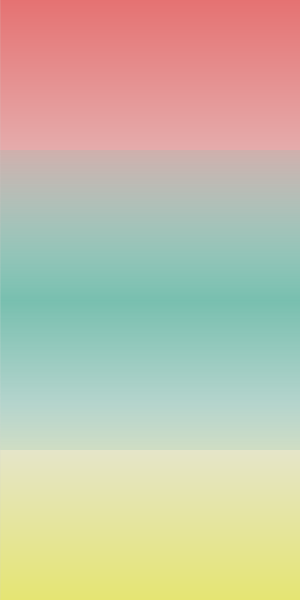
Frame 1 (no input)
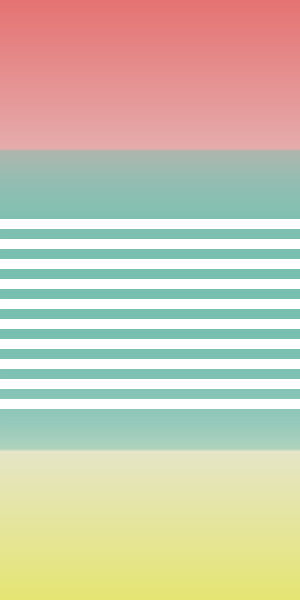
Frame 60 (the mouse pressed at the canvas centre just before this capture)
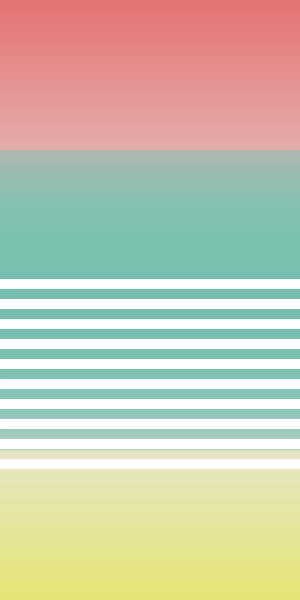
Frame 120 (the mouse held since frame 60 and released just before this capture)

The Processing sketch that drew these frames (run headless with seeded random() and noise(); from frame 60 on, the mouse is pressed at the canvas centre):

// Processing sketch: processing_168853
// ── processing_168853.pde

int k = 1;
int currentTime=0;


void setup() {
  size(300, 600);
  colorMode(HSB, 360, 100, 100, 100);
  frameRate(25);
}

void draw() {

  //------------01--------

  for (int y=0; y<height/2; y++) {
    float col= map(y, 0, height/2, 50, 0);
    stroke(600, col, 90);
    line(0, y, width, y);
  }
  //-------02----------

  for (int y1=height/2; y1<height; y1++) {
    float col= map(y1, 400, height, 0, 50);
    stroke(60, col, 90);
    line(0, y1, width, y1);
  }
  //-------03------

  for (int y1=height/4; y1<height/2; y1++) {
    float col1= map(y1, height/4, height/2, 20, 100);
    stroke(167, 37, 75, col1);
    line(0, y1, width, y1);
  }

  for (int y1=height/2; y1<height*3/4; y1++) {
    float col1= map(y1, height/2, height*3/4, 100, 20);
    stroke(167, 37, 75, col1);
    line(0, y1, width, y1);
  }


  //---------timer-------------


  // while(time1<100000) {

  //for(i=-100; i<2000; i
  int time1 = millis();
  int time = (time1-currentTime);

  // println(time);




  if (time >= 1000)
  {
    wave(height/4);
    //currentTime=time1;
  }
}

//////////// USER's //////////////////////
//----------wave------------


void wave(int y1)
{
  pushMatrix();
  translate(0, y1+k);
  for (float y=0; y<k*3; y=y+k*0.5) {

    strokeWeight(3);
    stroke(int(random(180, 220)), 60, 55, 50);
    noStroke();
    float a = sq(300);   // Sets 'a' to 1
    float b = sq(300);  // Sets 'b' to 25
    float c = sq(300);   // Sets 'c' to 81
    float d = sq(300); // Sets 'd' to 100
    float e = sq(300);  // Sets 'e' to 110
    float f = sq(300); // Sets 'f' to 120
    float g = sq(300); // Sets 'g' to 130
    float h = sq(300);  // Sets 'h' to 140
    float i = sq(300); // Sets 'i' to 150
    float j = sq(300);  // Sets 'j' to 160
    rect(0, 25, a, 10);
    rect(0, 45, b, 10);
    rect(0, 65, c, 10);
    rect(0, 85, d, 10);
    rect(0, 105, e, 10);
    rect(0, 125, f, 10);
    rect(0, 145, g, 10);
    rect(0, 165, h, 10);
    rect(0, 185, i, 10);
    rect(0, 205, j, 10);
    //delay_ms(10);
  }
  popMatrix();
  k++;
  if (k>height/4)  k=1;
}
